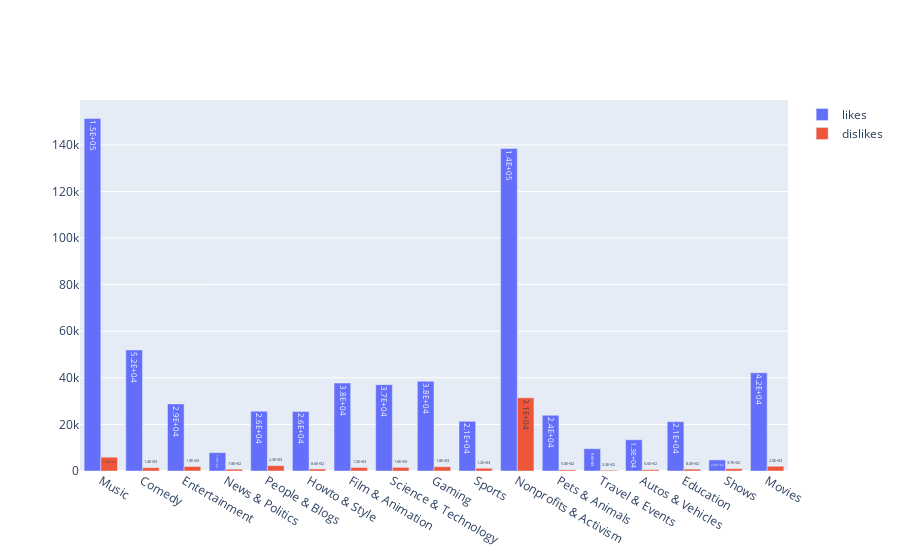

Notebook source saved alongside this figure:
### Markdown cell above
https://plotly.com/python/bar-charts/

### Code cell
configure_plotly_browser_state()
fig = go.Figure(data=[
    go.Bar(name='likes', x = x_2_1, 
           y = getlikes.values,
           text = numFormated(getlikes.values),
           textposition='auto'),
    go.Bar(name='dislikes', x = x_2_2, 
           y = getdislikes.values,
           text = numFormated(getdislikes.values),
           textposition='auto')
])
fig.update_layout(barmode='group')
fig.show()

### Figure 1 — Plotly figure (JSON) as saved in the notebook; plotly's stock layout.template omitted (floating-point values rounded to 4 significant figures)
{"data": [{"name": "likes", "text": ["1.5E+05", "5.2E+04", "2.9E+04", "7.9E+03", "2.6E+04", "2.6E+04", "3.8E+04", "3.7E+04", "3.8E+04", "2.1E+04", "1.4E+05", "2.4E+04", "9.6E+03", "1.3E+04", "2.1E+04", "4.8E+03", "4.2E+04"], "textposition": "auto", "x": ["Music", "Comedy", "Entertainment", "News & Politics", "People & Blogs", "Howto & Style", "Film & Animation", "Science & Technology", "Gaming", "Sports", "Nonprofits & Activism", "Pets & Animals", "Travel & Events", "Autos & Vehicles", "Education", "Shows", "Movies"], "y": [151300.0, 51960.0, 28790.0, 7864.0, 25670.0, 25500.0, 37770.0, 37070.0, 38490.0, 21330.0, 138400.0, 23930.0, 9569.0, 13410.0, 21160.0, 4752.0, 42150.0], "type": "bar"}, {"name": "dislikes", "text": ["5.9E+03", "1.4E+03", "1.9E+03", "7.8E+02", "2.3E+03", "8.6E+02", "1.5E+03", "1.6E+03", "1.8E+03", "1.2E+03", "3.1E+04", "5.0E+02", "3.3E+02", "5.6E+02", "8.0E+02", "9.7E+02", "2.0E+03"], "textposition": "auto", "x": ["Music", "Comedy", "Entertainment", "News & Politics", "People & Blogs", "Howto & Style", "Film & Animation", "Science & Technology", "Gaming", "Sports", "Nonprofits & Activism", "Pets & Animals", "Travel & Events", "Autos & Vehicles", "Education", "Shows", "Movies"], "y": [5923.0, 1424.0, 1917.0, 784.8, 2310.0, 862.2, 1510.0, 1551.0, 1821.0, 1179.0, 31430.0, 501.4, 331.3, 560.3, 800.7, 971.3, 2047.0], "type": "bar"}], "layout": {"barmode": "group"}}
